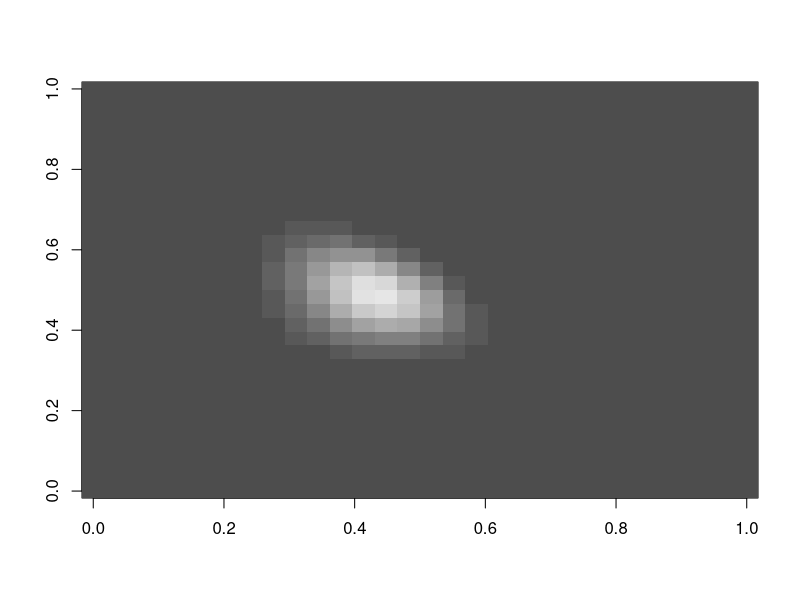
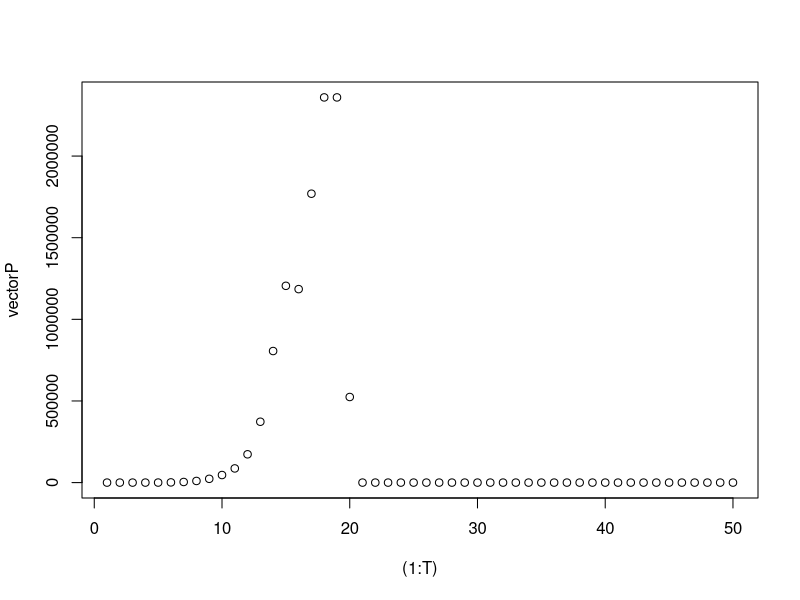
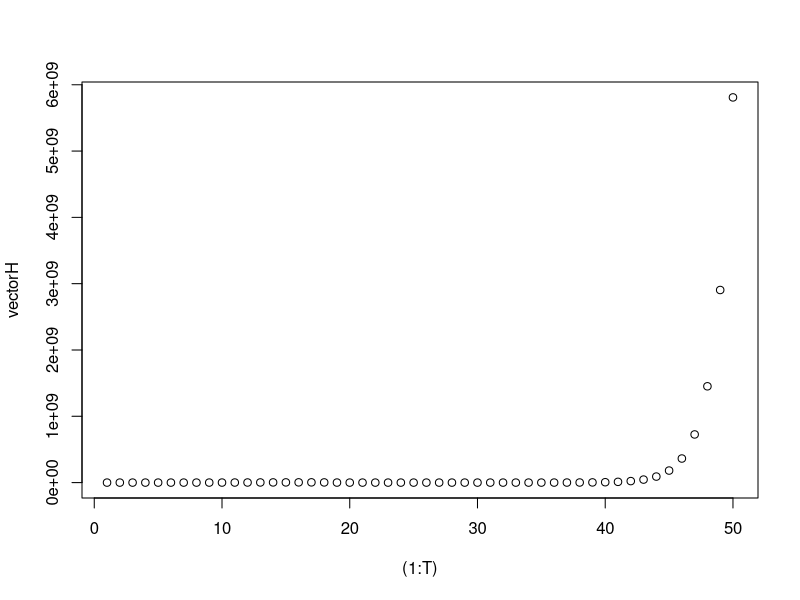

R code for these plots, in order:
lamda = 2;
c = 1;
a = 1;
dh = 0.11;
dp = 0.5;

T = 50 #how many itarations
n = 30 #size of grid
vectorH = rep(0,T);
vectorP = rep(0,T);
vector1 = rep(0,n);
vector2 = rep(0,n);
H = array(c(vector1, vector2), dim = c(n, n, 1)); 
P = array(c(vector1, vector2), dim = c(n, n, 1));
Hpast = array(c(vector1, vector2), dim = c(n, n, 1)); 
Ppast = array(c(vector1, vector2), dim = c(n, n, 1)); 
Haux = array(c(vector1, vector2), dim = c(n, n, 1)); 
Paux = array(c(vector1, vector2), dim = c(n, n, 1)); 

mysum <- function(size,i,j,arr){
  result=0;
  print(j);
  if(i == 1 && j == 1){ #top left corner
    result = arr[i,j+1,1] + arr[i+1,j+1,1] + arr[i+1,j,1] + arr[i+1,size,1] + arr[i,size,1] + arr[size,size,1] + arr[size,j,1] + arr[size,j+1,1];
  }
  else if(i == 1 && j ==size){ #top right corner
    result = arr[1,1,1] +   arr[i+1,1,1] +   arr[i+1,j,1] + arr[i+1,j-1,1] + arr[i,j-1,1] +  arr[size,j-1,1] + arr[size,size,1] + arr[size,1,1];
  }
  else if(i==size && j==size){ #bottom right corner
    result = arr[i,1,1] + arr[1,1,1] + arr[1,size,1] + arr[1,size-1,1] + arr[i,j-1,1] + arr[i-1,j-1,1] + arr[i-1,j,1] + arr[i-1,1,1];
  }
  else if(i==size && j == 1){ #bottom left corner
    result = arr[i,j+1,1] + arr[1,j+1,1] + arr[1,1,1] + arr[1,size,1] + arr[size,size,1] + arr[i-1,size,1] + arr[i-1,j,1] + arr[i-1,j+1,1];
  }
  else if( i == 1){ # upper bound
    result = arr[i,j+1,1] + arr[i+1,j+1,1] + arr[i+1,j,1] + arr[i+1,j-1,1] + arr[i,j-1,1] + arr[size,j-1,1] +arr[size,j,1] + arr[size,j+1,1];
  }
  else if(i == size){ # lower bound
    result = arr[i,j+1,1] + arr[1,j+1,1] + arr[1,j,1] + arr[1,j-1,1] +arr[i,j-1,1] + arr[i-1,j-1,1] + arr[i-1,j,1] +arr[i-1,j+1,1];
  }
  else if(j == 1){ # left bound
    result = arr[i,j+1,1] + arr[i+1,j+1,1] +arr[i+1,j,1] + arr[i+1,size,1] + arr[i,size,1] + arr[i-1,size,1] + arr[i-1,j,1] + arr[i-1,j+1,1];
  }
  else if(j == size){ # right bound
    result = arr[i,1,1] + arr[i+1,1,1] + arr[i+1,j,1] + arr[i+1,j-1,1] + arr[i,j-1,1] + arr[i-1,j-1,1] + arr[i-1,j,1] + arr[i-1,1,1];
  }
  else{ #calc inner cell
    result = arr[i,j+1,1] + arr[i+1,j+1,1] + arr[i+1,j,1] + arr[i+1,j-1,1] + arr[i,j-1,1] + arr[i+1,j-1,1] + arr[i-1,j,1] + arr[i-1,j+1,1];
  }
  return(result);
}
#################### Initilize POPULATION
  for (row in 1:n){
    for (col in 1:n){
      H[row,col,1] = 1;
      Hpast[row,col,1] = 1;
    }
  }

P[n/2,n/2,1] = 1;
Ppast[n/2,n/2,1] = 1;
#################### Initilize POPULATION

############## Generate Iterations
for(iteration in 1:T){
  for (row in 1:n){
    for (col in 1:n){
      invisible( capture.output(Haux[row,col,1] <- (1-dh) * Hpast[row,col,1] + dh/8*(mysum(n,row,col,Hpast))));
      invisible(capture.output(Paux[row,col,1] <- (1-dp) * Ppast[row,col,1] + dp/8*(mysum(n,row,col,Ppast))));
      H[row,col,1] = lamda*Haux[row,col,1]*exp(-a*Paux[row,col,1]);
      P[row,col,1] = c*Haux[row,col,1]*(1-exp(-a*Paux[row,col,1]));
      vectorH[iteration] =  vectorH[iteration] + H[row,col,1]; ### Calculate overall population for hosts
      vectorP[iteration] =  vectorP[iteration] + P[row,col,1]; ### Calculate overall population for parasites
    }
  }
  for(row in 1:n){
    for(col in 1:n){
      Hpast[row,col,1] = H[row,col,1];
      Ppast[row,col,1] = P[row,col,1];
    }
  }
}
################ Generate Iterations




mat <- matrix(H, nrow = n, ncol = n)

image(mat,col=grey.colors(n, start = 0.3, end = 0.9, gamma = 2.2, alpha = NULL, rev = FALSE))



plot((1:T),vectorP);   #Population for every iteration
plot((1:T),vectorH);

########### Задача 1
    # СКРИПТ    
########### Задача 2
    # ФОРМУЛА ЗА СУМИТЕ ПО ГРАНИЦАТА НА РЕШЕТКАТА
    # 
    #
#dh,dp? за да бъдат популациите > 0
########### Задача 3
    #при dh=0.01 и dp=0.01 се получава спирала

########### Задача 4

########### Задача 5
#  (1)При голямо 'lamda' популацията  от гостоприемници достига по-рано големи популации и се срива след това
#  (2)При голямо 'c' популацията от паразити достига рано пик и след това се срива  
#  (3)При малко 'а' и двете популации достигат пик почти в едни и същи итерации и след това се сриват
#



